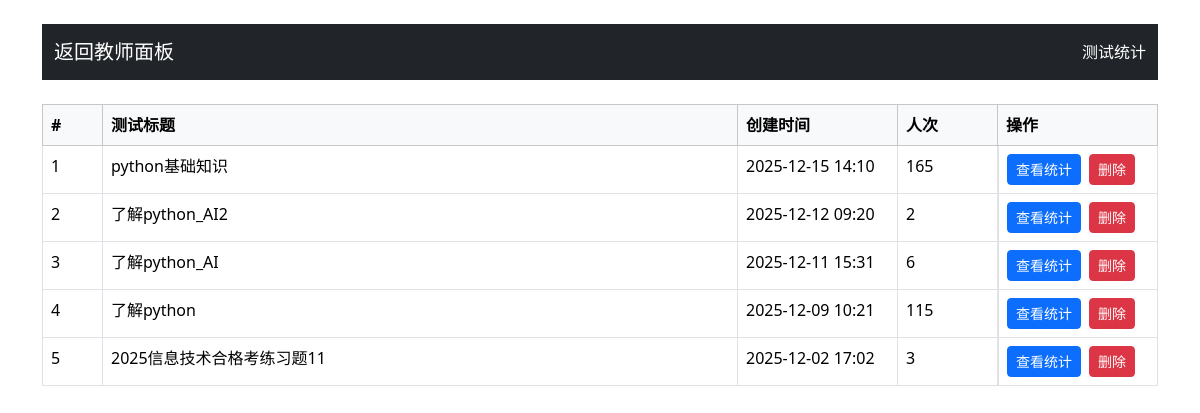
The app's page /test_statistics (signed in) with its own data.
### app.py (models this page shows)
class Test(db.Model):
    id = db.Column(db.Integer, primary_key=True)
    title = db.Column(db.String(200), nullable=False)
    single_choice_count = db.Column(db.Integer, default=0)
    multiple_choice_count = db.Column(db.Integer, default=0)
    true_false_count = db.Column(db.Integer, default=0)
    fill_blank_count = db.Column(db.Integer, default=0)
    short_answer_count = db.Column(db.Integer, default=0)
    single_choice_score = db.Column(db.Integer, default=0)
    multiple_choice_score = db.Column(db.Integer, default=0)
    true_false_score = db.Column(db.Integer, default=0)
    fill_blank_score = db.Column(db.Integer, default=0)
    short_answer_score = db.Column(db.Integer, default=0)
    total_score = db.Column(db.Integer, nullable=False)
    created_at = db.Column(db.DateTime, default=datetime.utcnow)
    is_active = db.Column(db.Boolean, default=True)
    single_choice_bank_id = db.Column(db.Integer)
    multiple_choice_bank_id = db.Column(db.Integer)
    true_false_bank_id = db.Column(db.Integer)
    fill_blank_bank_id = db.Column(db.Integer)
    short_answer_bank_id = db.Column(db.Integer)
    allow_student_choice = db.Column(db.Boolean, default=False)
    short_answer_grading_method = db.Column(db.String(20), default='manual')  # 'manual' 或 'ai'

### app.py (the view)
@app.route('/test_statistics')
def test_statistics():
    if 'role' not in session or session['role'] != 'teacher':
        return redirect(url_for('teacher_login'))
    tests = Test.query.order_by(Test.created_at.desc()).all()
    data = []
    for t in tests:
        cnt = TestResult.query.filter_by(test_id=t.id).count()
        data.append({'test': t, 'count': cnt})
    return render_template('test_statistics.html', tests=data)

### app.py (called while the page is built)
def to_bj(dt: datetime):
    return (dt + BJ_OFFSET) if dt else dt

def bjtime_filter(value, fmt='%Y-%m-%d %H:%M'):
    if not value:
        return ''
    return to_bj(value).strftime(fmt)

### templates/test_statistics.html (shortened to what this page needs)
<!DOCTYPE html>
<html lang="zh">
<head>
    <link href="{{ url_for('static', filename='bootstrap/css/bootstrap.min.css') }}" rel="stylesheet">
</head>
<body class="container mt-4">
    <nav class="navbar navbar-dark bg-dark mb-4">
        <div class="container-fluid">
            <a href="{{ url_for('teacher_dashboard') }}" class="navbar-brand"> 返回教师面板</a>
            <span class="navbar-text text-white">测试统计</span>
        </div>
    </nav>
    {% if tests %}
    <table class="table table-bordered">
        <thead class="table-light">
            <tr>
                <th style="width:60px">#</th>
                <th>测试标题</th>
                <th style="width:160px">创建时间</th>
                <th style="width:100px">人次</th>
                <th style="width:160px">操作</th>
            </tr>
        </thead>
        <tbody>
            {% for test in tests %}
            <tr>
                <td>{{ loop.index }}</td>
                <td>{{ test.test.title }}</td>
                <td>{{ test.test.created_at|bjtime }}</td>
                <td>{{ test.count }}</td>
                <td class="d-flex">
                    <a href="{{ url_for('get_test_statistics', test_id=test.test.id) }}" class="btn btn-sm btn-primary me-2">查看统计</a>
                    <form method="post" action="{{ url_for('delete_test', test_id=test.test.id) }}" onsubmit="return confirm('确定删除此测试及其成绩吗？');">
                        <button type="submit" class="btn btn-sm btn-danger">删除</button>
                    </form>
                </td>
            </tr>
            {% endfor %}
        </tbody>
    </table>
    {% else %}
    <div class="alert alert-info">暂无测试数据</div>
    {% endif %}
</body>
</html>

### records on screen
Test: test "python基础知识", test.created_at|bjtime "2025-12-15 14:10"
Test: test "了解python_AI2", test.created_at|bjtime "2025-12-12 09:20"
Test: test "了解python_AI", test.created_at|bjtime "2025-12-11 15:31"
Test: test "了解python", test.created_at|bjtime "2025-12-09 10:21"
Test: test "2025信息技术合格考练习题11", test.created_at|bjtime "2025-12-02 17:02"

### other values on screen
{{ test.count }} "165" "2" "6" "115" "3"
